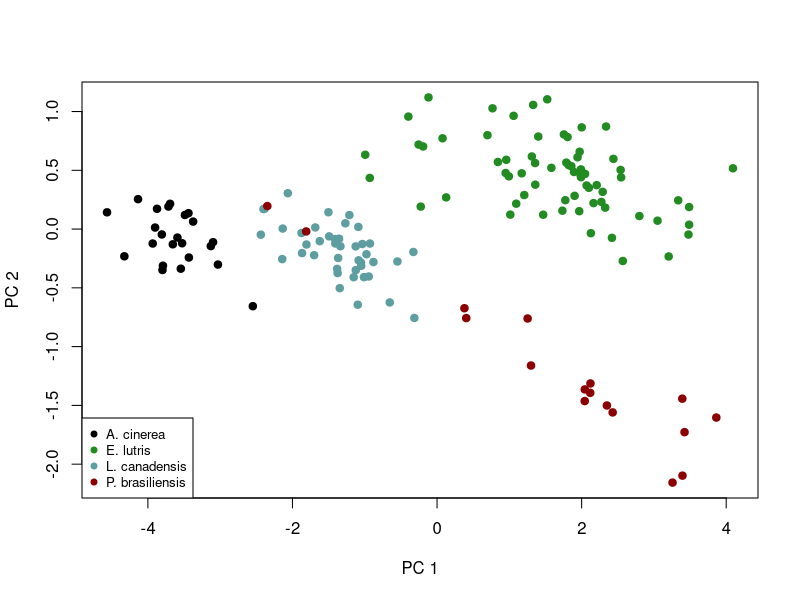
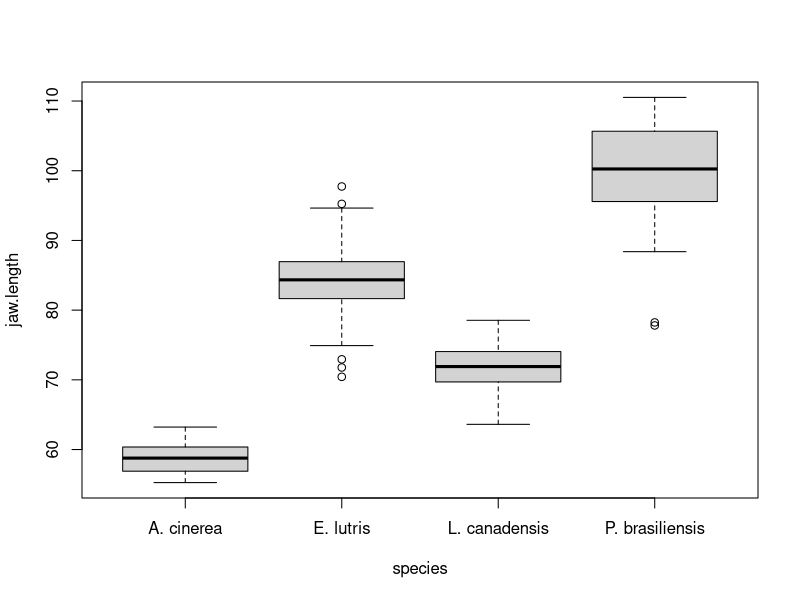
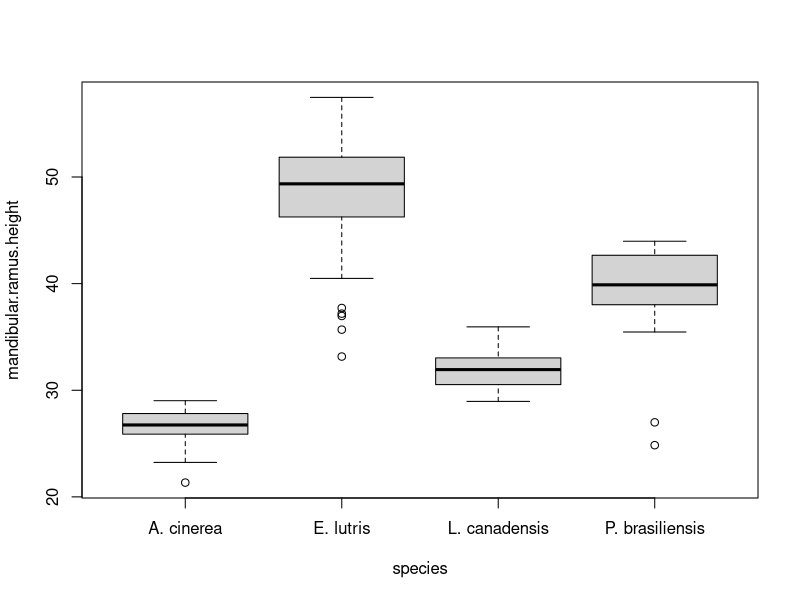
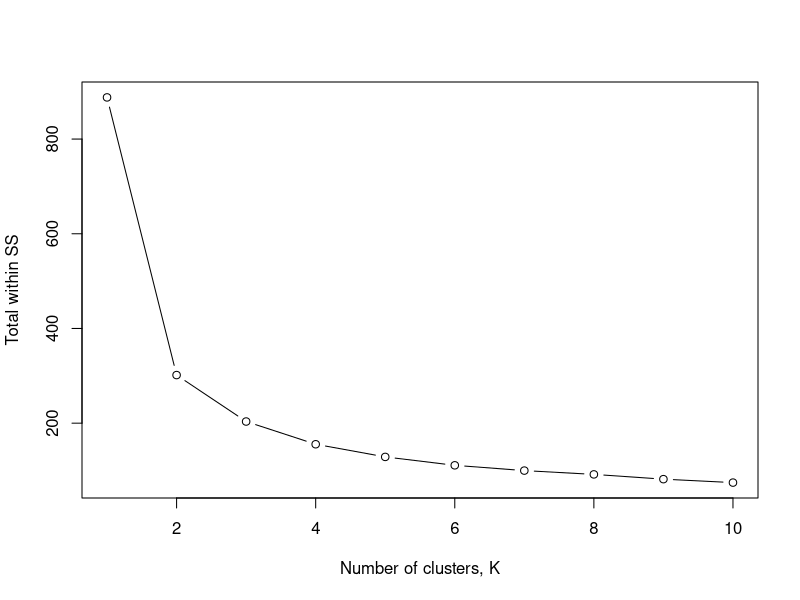

These charts were generated, in order, by the following R code:
## ---- chunk 1
otter <- read.csv(file = "data/otter-mandible-data.csv", header = TRUE)
## ---- chunk 2
otter <- na.omit(otter)
## ---- chunk 3
pca.fit <- prcomp(x = otter[, -1], scale. = TRUE)
## ---- chunk 4
pca.summary <- summary(pca.fit)
ls(pca.summary) # Lists the objects produced by summary
## ---- chunk 5
pca.summary$importance
## ---- chunk 6
species <- unique(otter$species)
legend.cols <- c("black", "forestgreen", "cadetblue", "darkred")
pt.cols <- rep(x = legend.cols[1], length = nrow(otter))
pt.cols[otter$species == species[2]] <- legend.cols[2]
pt.cols[otter$species == species[3]] <- legend.cols[3]
pt.cols[otter$species == species[4]] <- legend.cols[4]
plot(x = pca.fit$x[, 1],
     y = pca.fit$x[, 2],
     xlab = "PC 1",
     ylab = "PC 2",
     pch = 19,
     col = pt.cols)
legend("bottomleft", legend = species, pch = 19, col = legend.cols, cex = 0.8)

boxplot(formula = jaw.length ~ species, data = otter)
boxplot(formula = mandibular.ramus.height ~ species, data = otter)
## ---- chunk 7
# Scale data & drop species column
otter.scaled <- scale(x = otter[, -1])
wss <- numeric(10)
for (i in 1:10) {
  kmeans.fit <- kmeans(x = otter.scaled, centers = i, nstart = 10)
  wss[i] <- kmeans.fit$tot.withinss
}
plot(x = c(1:length(wss)), y = wss, xlab = "Number of clusters, K", ylab = "Total within SS", type = "b")

# Percentage of variance explained is the ratio of the between-group variance to the total 
# variance, also known as an F-test. A slight variation of this method plots the curvature 
# of the within group variance. https://en.wikipedia.org/wiki/Determining_the_number_of_clusters_in_a_data_set
# 

## ---- chunk 8

## ---- chunk 9
# Advanced
## ---- chunk 10
# Run kmeans again for K = 4, to get clustering info
otter.k.4 <- kmeans(x = otter.scaled, centers = 4, nstart = 10)
otter.clusters <- data.frame(otter, cluster = otter.k.4$cluster)
assignments <- table(otter.clusters$species, otter.clusters$cluster)
assignments
